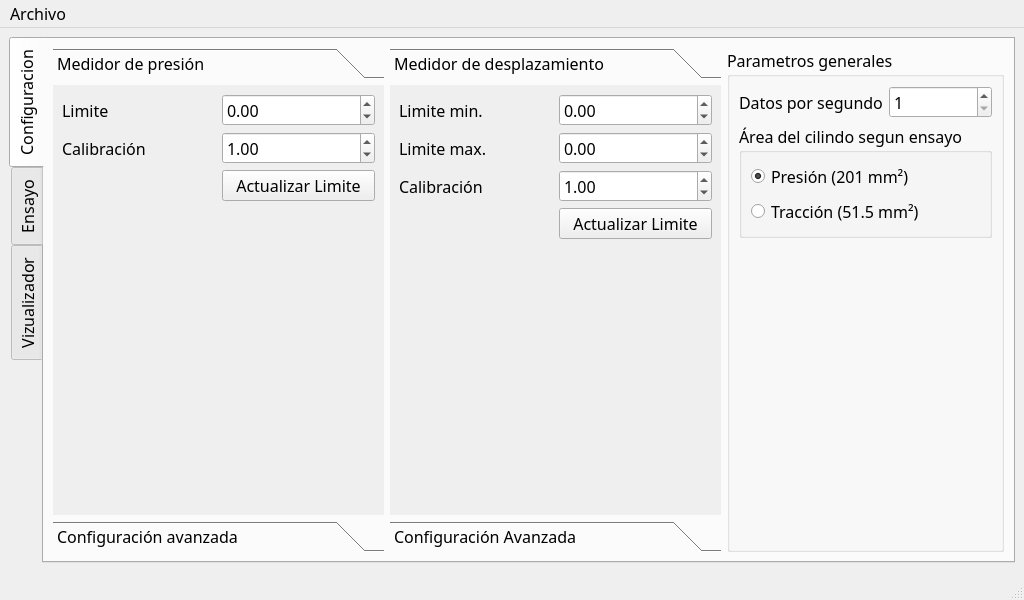
<?xml version="1.0" encoding="UTF-8"?>
<ui version="4.0">
 <class>jmc_prensa_daq</class>
 <widget class="QMainWindow" name="jmc_prensa_daq">
  <property name="geometry">
   <rect>
    <x>0</x>
    <y>0</y>
    <width>1024</width>
    <height>600</height>
   </rect>
  </property>
  <property name="minimumSize">
   <size>
    <width>1024</width>
    <height>600</height>
   </size>
  </property>
  <property name="maximumSize">
   <size>
    <width>1037</width>
    <height>650</height>
   </size>
  </property>
  <property name="font">
   <font>
    <family>Exo 2</family>
    <pointsize>12</pointsize>
    <weight>50</weight>
    <bold>false</bold>
   </font>
  </property>
  <property name="windowTitle">
   <string>JMC-PRENSA-DAQ</string>
  </property>
  <property name="windowIcon">
   <iconset>
    <normaloff>../gui/images/logo-symbol-64x64.png</normaloff>../gui/images/logo-symbol-64x64.png</iconset>
  </property>
  <widget class="QWidget" name="centralwidget">
   <layout class="QGridLayout" name="gridLayout">
    <item row="0" column="1">
     <widget class="QTabWidget" name="tabs">
      <property name="styleSheet">
       <string notr="true"/>
      </property>
      <property name="tabPosition">
       <enum>QTabWidget::West</enum>
      </property>
      <property name="currentIndex">
       <number>0</number>
      </property>
      <widget class="QWidget" name="tab_config">
       <property name="styleSheet">
        <string notr="true"/>
       </property>
       <attribute name="title">
        <string>Configuracion</string>
       </attribute>
       <layout class="QGridLayout" name="gridLayout_10">
        <item row="0" column="2">
         <widget class="QGroupBox" name="gb_parametros_generales">
          <property name="maximumSize">
           <size>
            <width>340</width>
            <height>16777215</height>
           </size>
          </property>
          <property name="title">
           <string>Parametros generales</string>
          </property>
          <layout class="QGridLayout" name="gridLayout_11">
           <item row="0" column="0">
            <widget class="QLabel" name="lb_dps">
             <property name="text">
              <string>Datos por segundo</string>
             </property>
            </widget>
           </item>
           <item row="3" column="1">
            <spacer name="verticalSpacer_7">
             <property name="orientation">
              <enum>Qt::Vertical</enum>
             </property>
             <property name="sizeHint" stdset="0">
              <size>
               <width>20</width>
               <height>40</height>
              </size>
             </property>
            </spacer>
           </item>
           <item row="0" column="1">
            <widget class="QSpinBox" name="sb_dps">
             <property name="minimum">
              <number>1</number>
             </property>
             <property name="maximum">
              <number>3</number>
             </property>
            </widget>
           </item>
           <item row="2" column="0" colspan="2">
            <widget class="QGroupBox" name="gb_cylinder_area">
             <property name="title">
              <string>Área del cilindo segun ensayo</string>
             </property>
             <layout class="QGridLayout" name="gridLayout_18">
              <item row="1" column="0">
               <widget class="QRadioButton" name="rb_cylinder_area_presion">
                <property name="text">
                 <string>Presión (201 mm²)</string>
                </property>
                <property name="checked">
                 <bool>true</bool>
                </property>
               </widget>
              </item>
              <item row="2" column="0">
               <widget class="QRadioButton" name="rb_cylinder_area_traxion">
                <property name="text">
                 <string>Tracción (51.5 mm²)</string>
                </property>
               </widget>
              </item>
             </layout>
            </widget>
           </item>
          </layout>
         </widget>
        </item>
        <item row="0" column="1">
         <widget class="QToolBox" name="tbox_displacement">
          <property name="minimumSize">
           <size>
            <width>0</width>
            <height>350</height>
           </size>
          </property>
          <widget class="QWidget" name="tbox_disp_basic_config">
           <property name="geometry">
            <rect>
             <x>0</x>
             <y>0</y>
             <width>351</width>
             <height>447</height>
            </rect>
           </property>
           <attribute name="label">
            <string>Medidor de desplazamiento</string>
           </attribute>
           <layout class="QGridLayout" name="gridLayout_7">
            <item row="2" column="0">
             <widget class="QLabel" name="lb_displacement_sw_calibration">
              <property name="text">
               <string>Calibración</string>
              </property>
             </widget>
            </item>
            <item row="0" column="1">
             <widget class="QDoubleSpinBox" name="dsb_d_n1540_spa1">
              <property name="minimum">
               <double>-2000.000000000000000</double>
              </property>
              <property name="maximum">
               <double>30000.000000000000000</double>
              </property>
             </widget>
            </item>
            <item row="1" column="0">
             <widget class="QLabel" name="lb_displacement_max_limit">
              <property name="text">
               <string>Limite max.</string>
              </property>
             </widget>
            </item>
            <item row="2" column="1">
             <widget class="QDoubleSpinBox" name="dsb_d_sw_cal_factor">
              <property name="minimum">
               <double>-100.000000000000000</double>
              </property>
              <property name="maximum">
               <double>100.000000000000000</double>
              </property>
              <property name="singleStep">
               <double>0.500000000000000</double>
              </property>
              <property name="value">
               <double>1.000000000000000</double>
              </property>
             </widget>
            </item>
            <item row="4" column="1">
             <spacer name="verticalSpacer_4">
              <property name="orientation">
               <enum>Qt::Vertical</enum>
              </property>
              <property name="sizeHint" stdset="0">
               <size>
                <width>20</width>
                <height>40</height>
               </size>
              </property>
             </spacer>
            </item>
            <item row="1" column="1">
             <widget class="QDoubleSpinBox" name="dsb_d_n1540_spa2">
              <property name="minimum">
               <double>-2000.000000000000000</double>
              </property>
              <property name="maximum">
               <double>30000.000000000000000</double>
              </property>
             </widget>
            </item>
            <item row="0" column="0">
             <widget class="QLabel" name="lb_displacement_min_limit">
              <property name="text">
               <string>Limite min.</string>
              </property>
             </widget>
            </item>
            <item row="3" column="1">
             <widget class="QPushButton" name="pb_update_d_spa">
              <property name="text">
               <string>Actualizar Limite</string>
              </property>
             </widget>
            </item>
           </layout>
          </widget>
          <widget class="QWidget" name="tbox_disp_advance_config">
           <property name="geometry">
            <rect>
             <x>0</x>
             <y>0</y>
             <width>351</width>
             <height>447</height>
            </rect>
           </property>
           <attribute name="label">
            <string>Configuración Avanzada</string>
           </attribute>
           <layout class="QGridLayout" name="gridLayout_9">
            <item row="1" column="0">
             <widget class="QLabel" name="lb_displacement_n1540_type">
              <property name="text">
               <string>Type</string>
              </property>
             </widget>
            </item>
            <item row="0" column="0" colspan="2">
             <widget class="QLabel" name="lb_displacement_sn1540">
              <property name="text">
               <string>Serial N1540</string>
              </property>
             </widget>
            </item>
            <item row="8" column="0" colspan="4">
             <spacer name="verticalSpacer_5">
              <property name="orientation">
               <enum>Qt::Vertical</enum>
              </property>
              <property name="sizeHint" stdset="0">
               <size>
                <width>20</width>
                <height>40</height>
               </size>
              </property>
             </spacer>
            </item>
            <item row="7" column="0" colspan="5">
             <widget class="QPushButton" name="pb_displacement_calibration">
              <property name="minimumSize">
               <size>
                <width>0</width>
                <height>50</height>
               </size>
              </property>
              <property name="text">
               <string>Calibrar</string>
              </property>
             </widget>
            </item>
            <item row="0" column="2">
             <widget class="QComboBox" name="cbx_d_sn1540">
              <property name="enabled">
               <bool>false</bool>
              </property>
              <property name="minimumSize">
               <size>
                <width>190</width>
                <height>0</height>
               </size>
              </property>
             </widget>
            </item>
            <item row="1" column="2">
             <widget class="QComboBox" name="cbx_d_n1540_type"/>
            </item>
            <item row="2" column="0" colspan="2">
             <widget class="QLabel" name="lb_d_n1540_filter">
              <property name="text">
               <string>Filtro</string>
              </property>
             </widget>
            </item>
            <item row="3" column="0" colspan="2">
             <widget class="QLabel" name="lb_d_n1540_dppo">
              <property name="text">
               <string>Posición decimal</string>
              </property>
             </widget>
            </item>
            <item row="4" column="0" colspan="2">
             <widget class="QLabel" name="lb_d_n1540_offset">
              <property name="text">
               <string>Offset</string>
              </property>
             </widget>
            </item>
            <item row="5" column="0" colspan="2">
             <widget class="QLabel" name="lb_d_n1540_lnll">
              <property name="text">
               <string>Input Low Limit</string>
              </property>
             </widget>
            </item>
            <item row="6" column="0" colspan="2">
             <widget class="QLabel" name="lb_d_n1540_lnxll">
              <property name="text">
               <string>Input High Limit</string>
              </property>
             </widget>
            </item>
            <item row="2" column="2">
             <widget class="QSpinBox" name="sb_d_n1540_filter">
              <property name="maximum">
               <number>20</number>
              </property>
              <property name="value">
               <number>5</number>
              </property>
             </widget>
            </item>
            <item row="3" column="2">
             <widget class="QComboBox" name="cbx_d_n1540_dppo"/>
            </item>
            <item row="4" column="2">
             <widget class="QDoubleSpinBox" name="dsb_d_n1540_offs"/>
            </item>
            <item row="5" column="2">
             <widget class="QDoubleSpinBox" name="dsb_d_n1540_inll">
              <property name="minimum">
               <double>-2000.000000000000000</double>
              </property>
              <property name="maximum">
               <double>30000.000000000000000</double>
              </property>
              <property name="value">
               <double>-2000.000000000000000</double>
              </property>
             </widget>
            </item>
            <item row="6" column="2">
             <widget class="QDoubleSpinBox" name="dsb_d_n1540_inxl">
              <property name="minimum">
               <double>-2000.000000000000000</double>
              </property>
              <property name="maximum">
               <double>30000.000000000000000</double>
              </property>
              <property name="value">
               <double>30000.000000000000000</double>
              </property>
             </widget>
            </item>
           </layout>
          </widget>
         </widget>
        </item>
        <item row="0" column="0">
         <widget class="QToolBox" name="tbox_presure">
          <property name="minimumSize">
           <size>
            <width>0</width>
            <height>350</height>
           </size>
          </property>
          <property name="frameShape">
           <enum>QFrame::NoFrame</enum>
          </property>
          <property name="frameShadow">
           <enum>QFrame::Plain</enum>
          </property>
          <widget class="QWidget" name="tbox_presure_basic_config">
           <property name="geometry">
            <rect>
             <x>0</x>
             <y>0</y>
             <width>351</width>
             <height>447</height>
            </rect>
           </property>
           <attribute name="label">
            <string>Medidor de presión</string>
           </attribute>
           <layout class="QGridLayout" name="gridLayout_8">
            <item row="1" column="0">
             <widget class="QLabel" name="lb_presure_sw_calibration">
              <property name="text">
               <string>Calibración</string>
              </property>
             </widget>
            </item>
            <item row="0" column="0">
             <widget class="QLabel" name="lb_presure_limit">
              <property name="text">
               <string>Limite</string>
              </property>
             </widget>
            </item>
            <item row="3" column="1">
             <spacer name="verticalSpacer_3">
              <property name="orientation">
               <enum>Qt::Vertical</enum>
              </property>
              <property name="sizeHint" stdset="0">
               <size>
                <width>20</width>
                <height>40</height>
               </size>
              </property>
             </spacer>
            </item>
            <item row="0" column="1">
             <widget class="QDoubleSpinBox" name="dsb_p_n1540_spa1">
              <property name="minimum">
               <double>-2000.000000000000000</double>
              </property>
              <property name="maximum">
               <double>30000.000000000000000</double>
              </property>
             </widget>
            </item>
            <item row="1" column="1">
             <widget class="QDoubleSpinBox" name="dsb_p_sw_cal_factor">
              <property name="minimum">
               <double>-100.000000000000000</double>
              </property>
              <property name="maximum">
               <double>100.000000000000000</double>
              </property>
              <property name="singleStep">
               <double>0.500000000000000</double>
              </property>
              <property name="value">
               <double>1.000000000000000</double>
              </property>
             </widget>
            </item>
            <item row="2" column="1">
             <widget class="QPushButton" name="pb_update_p_spa">
              <property name="text">
               <string>Actualizar Limite</string>
              </property>
             </widget>
            </item>
           </layout>
          </widget>
          <widget class="QWidget" name="tbox_presure_advance_config">
           <property name="geometry">
            <rect>
             <x>0</x>
             <y>0</y>
             <width>351</width>
             <height>447</height>
            </rect>
           </property>
           <attribute name="label">
            <string>Configuración avanzada</string>
           </attribute>
           <layout class="QGridLayout" name="gridLayout_3">
            <item row="6" column="2">
             <widget class="QDoubleSpinBox" name="dsb_p_n1540_offset"/>
            </item>
            <item row="8" column="0" colspan="2">
             <widget class="QLabel" name="lb_p_n1540_lnxl">
              <property name="text">
               <string>Input High Limit</string>
              </property>
             </widget>
            </item>
            <item row="5" column="0" colspan="2">
             <widget class="QLabel" name="lb_p_n1540_dppo">
              <property name="text">
               <string>Posición decimal</string>
              </property>
             </widget>
            </item>
            <item row="7" column="0" colspan="2">
             <widget class="QLabel" name="lb_p_n1540_lnll">
              <property name="text">
               <string>Input Low Limit</string>
              </property>
             </widget>
            </item>
            <item row="10" column="0" colspan="3">
             <spacer name="verticalSpacer_2">
              <property name="orientation">
               <enum>Qt::Vertical</enum>
              </property>
              <property name="sizeHint" stdset="0">
               <size>
                <width>20</width>
                <height>40</height>
               </size>
              </property>
             </spacer>
            </item>
            <item row="5" column="2">
             <widget class="QComboBox" name="cbx_p_n1540_dppo"/>
            </item>
            <item row="8" column="2">
             <widget class="QDoubleSpinBox" name="dsb_p_n1540_inxl">
              <property name="minimum">
               <double>-2000.000000000000000</double>
              </property>
              <property name="maximum">
               <double>30000.000000000000000</double>
              </property>
              <property name="value">
               <double>30000.000000000000000</double>
              </property>
             </widget>
            </item>
            <item row="3" column="0">
             <widget class="QLabel" name="lb_presure_n1540_type">
              <property name="text">
               <string>Type</string>
              </property>
             </widget>
            </item>
            <item row="4" column="0" colspan="2">
             <widget class="QLabel" name="lb_p_n1540_filter">
              <property name="text">
               <string>Filtro</string>
              </property>
             </widget>
            </item>
            <item row="9" column="0" colspan="5">
             <widget class="QPushButton" name="pb_presure_calibration">
              <property name="minimumSize">
               <size>
                <width>0</width>
                <height>50</height>
               </size>
              </property>
              <property name="text">
               <string>Calibrar</string>
              </property>
             </widget>
            </item>
            <item row="7" column="2">
             <widget class="QDoubleSpinBox" name="dsb_p_n1540_inll">
              <property name="minimum">
               <double>-2000.000000000000000</double>
              </property>
              <property name="maximum">
               <double>30000.000000000000000</double>
              </property>
              <property name="value">
               <double>-2000.000000000000000</double>
              </property>
             </widget>
            </item>
            <item row="4" column="2">
             <widget class="QSpinBox" name="sb_p_n1540_filter">
              <property name="maximum">
               <number>20</number>
              </property>
              <property name="value">
               <number>5</number>
              </property>
             </widget>
            </item>
            <item row="6" column="0" colspan="2">
             <widget class="QLabel" name="lb_p_n1540_offset">
              <property name="text">
               <string>Offset</string>
              </property>
             </widget>
            </item>
            <item row="3" column="2">
             <widget class="QComboBox" name="cbx_p_n1540_type"/>
            </item>
            <item row="2" column="2">
             <widget class="QComboBox" name="cbx_p_sn1540">
              <property name="enabled">
               <bool>false</bool>
              </property>
              <property name="minimumSize">
               <size>
                <width>190</width>
                <height>0</height>
               </size>
              </property>
             </widget>
            </item>
            <item row="2" column="0">
             <widget class="QLabel" name="lb_presure_sn1540">
              <property name="text">
               <string>Serial N1540</string>
              </property>
             </widget>
            </item>
           </layout>
          </widget>
         </widget>
        </item>
       </layout>
      </widget>
      <widget class="QWidget" name="tab_test">
       <attribute name="title">
        <string>Ensayo</string>
       </attribute>
       <layout class="QGridLayout" name="gridLayout_21">
        <item row="0" column="0" rowspan="2">
         <widget class="QToolBox" name="tbox_test">
          <property name="minimumSize">
           <size>
            <width>300</width>
            <height>0</height>
           </size>
          </property>
          <property name="maximumSize">
           <size>
            <width>300</width>
            <height>16777215</height>
           </size>
          </property>
          <property name="currentIndex">
           <number>0</number>
          </property>
          <widget class="QWidget" name="tbox_test_data">
           <property name="geometry">
            <rect>
             <x>0</x>
             <y>0</y>
             <width>300</width>
             <height>447</height>
            </rect>
           </property>
           <attribute name="label">
            <string>Datos de trabajo</string>
           </attribute>
           <layout class="QGridLayout" name="gridLayout_16">
            <item row="9" column="0" colspan="3">
             <widget class="QPushButton" name="pb_start_stop">
              <property name="minimumSize">
               <size>
                <width>0</width>
                <height>100</height>
               </size>
              </property>
              <property name="text">
               <string>Iniciar Ensayo</string>
              </property>
             </widget>
            </item>
            <item row="6" column="2">
             <widget class="QLCDNumber" name="lcd_zero_displacement">
              <property name="minimumSize">
               <size>
                <width>100</width>
                <height>30</height>
               </size>
              </property>
              <property name="smallDecimalPoint">
               <bool>true</bool>
              </property>
             </widget>
            </item>
            <item row="2" column="0">
             <spacer name="verticalSpacer">
              <property name="orientation">
               <enum>Qt::Vertical</enum>
              </property>
              <property name="sizeHint" stdset="0">
               <size>
                <width>20</width>
                <height>40</height>
               </size>
              </property>
             </spacer>
            </item>
            <item row="6" column="0" colspan="2">
             <widget class="QLabel" name="lb_zero_displacement">
              <property name="text">
               <string>Zero (mm)</string>
              </property>
             </widget>
            </item>
            <item row="8" column="0" colspan="3">
             <widget class="QPushButton" name="pb_zero_displacement">
              <property name="minimumSize">
               <size>
                <width>0</width>
                <height>50</height>
               </size>
              </property>
              <property name="text">
               <string>Zero Desplazamiento</string>
              </property>
             </widget>
            </item>
            <item row="0" column="0">
             <widget class="QLabel" name="lb_sample_code">
              <property name="text">
               <string>Cod. Muestra</string>
              </property>
             </widget>
            </item>
            <item row="4" column="2">
             <widget class="QLCDNumber" name="lcd_min_displacement">
              <property name="minimumSize">
               <size>
                <width>0</width>
                <height>30</height>
               </size>
              </property>
              <property name="smallDecimalPoint">
               <bool>true</bool>
              </property>
             </widget>
            </item>
            <item row="4" column="0">
             <widget class="QLabel" name="lb_test_min_displacement">
              <property name="text">
               <string>Desplazamiento min.</string>
              </property>
             </widget>
            </item>
            <item row="5" column="0">
             <widget class="QLabel" name="lb_test_max_displacement">
              <property name="text">
               <string>Desplazamiento max.</string>
              </property>
             </widget>
            </item>
            <item row="5" column="2">
             <widget class="QLCDNumber" name="lcd_max_displacement">
              <property name="minimumSize">
               <size>
                <width>0</width>
                <height>30</height>
               </size>
              </property>
              <property name="smallDecimalPoint">
               <bool>true</bool>
              </property>
             </widget>
            </item>
            <item row="3" column="0">
             <widget class="QLabel" name="lb_test_max_presure">
              <property name="text">
               <string>Presion max.</string>
              </property>
             </widget>
            </item>
            <item row="3" column="2">
             <widget class="QLCDNumber" name="lcd_max_presure">
              <property name="minimumSize">
               <size>
                <width>0</width>
                <height>30</height>
               </size>
              </property>
              <property name="smallDecimalPoint">
               <bool>true</bool>
              </property>
              <property name="numDigits">
               <number>5</number>
              </property>
              <property name="digitCount">
               <number>5</number>
              </property>
              <property name="value" stdset="0">
               <double>0.000000000000000</double>
              </property>
              <property name="intValue" stdset="0">
               <number>0</number>
              </property>
             </widget>
            </item>
            <item row="0" column="1" colspan="2">
             <widget class="QLineEdit" name="le_sample_code"/>
            </item>
            <item row="1" column="2">
             <widget class="QDoubleSpinBox" name="dsb_work_area">
              <property name="minimum">
               <double>1.000000000000000</double>
              </property>
              <property name="value">
               <double>10.000000000000000</double>
              </property>
             </widget>
            </item>
            <item row="1" column="0" colspan="2">
             <widget class="QLabel" name="lb_work_area">
              <property name="text">
               <string>&lt;html&gt;&lt;head/&gt;&lt;body&gt;&lt;p&gt;Área de trabajo (mm&lt;span style=&quot; vertical-align:super;&quot;&gt;2&lt;/span&gt;)&lt;/p&gt;&lt;/body&gt;&lt;/html&gt;</string>
              </property>
             </widget>
            </item>
           </layout>
          </widget>
          <widget class="QWidget" name="tbox_obs">
           <property name="geometry">
            <rect>
             <x>0</x>
             <y>0</y>
             <width>96</width>
             <height>86</height>
            </rect>
           </property>
           <attribute name="label">
            <string>Observaciones</string>
           </attribute>
           <layout class="QGridLayout" name="gridLayout_2">
            <item row="0" column="0">
             <widget class="QPlainTextEdit" name="pte_observations"/>
            </item>
           </layout>
          </widget>
         </widget>
        </item>
        <item row="0" column="1" rowspan="2">
         <widget class="QGroupBox" name="groupBox_2">
          <property name="maximumSize">
           <size>
            <width>200</width>
            <height>16777215</height>
           </size>
          </property>
          <property name="title">
           <string>Indicadores</string>
          </property>
          <layout class="QGridLayout" name="gridLayout_20">
           <item row="4" column="0">
            <widget class="QGroupBox" name="gb_displacement_vel">
             <property name="maximumSize">
              <size>
               <width>175</width>
               <height>90</height>
              </size>
             </property>
             <property name="font">
              <font>
               <family>Exo 2</family>
               <pointsize>12</pointsize>
              </font>
             </property>
             <property name="styleSheet">
              <string notr="true">background-color: rgb(85, 255, 127);
color: rgb(0, 0, 0);</string>
             </property>
             <property name="title">
              <string>Velocidad mm/s</string>
             </property>
             <layout class="QGridLayout" name="gridLayout_4">
              <item row="0" column="0">
               <widget class="QLCDNumber" name="lcd_displacement_vel">
                <property name="minimumSize">
                 <size>
                  <width>0</width>
                  <height>50</height>
                 </size>
                </property>
                <property name="maximumSize">
                 <size>
                  <width>16777215</width>
                  <height>50</height>
                 </size>
                </property>
                <property name="smallDecimalPoint">
                 <bool>true</bool>
                </property>
                <property name="segmentStyle">
                 <enum>QLCDNumber::Flat</enum>
                </property>
               </widget>
              </item>
             </layout>
            </widget>
           </item>
           <item row="0" column="0">
            <widget class="QGroupBox" name="gb_force">
             <property name="minimumSize">
              <size>
               <width>0</width>
               <height>0</height>
              </size>
             </property>
             <property name="maximumSize">
              <size>
               <width>175</width>
               <height>120</height>
              </size>
             </property>
             <property name="font">
              <font>
               <family>Exo 2</family>
               <pointsize>12</pointsize>
              </font>
             </property>
             <property name="styleSheet">
              <string notr="true">background-color: rgb(255, 255, 127);
color: rgb(0, 0, 0);</string>
             </property>
             <property name="title">
              <string>Fuerza (Tn | kN)</string>
             </property>
             <layout class="QGridLayout" name="gridLayout_19">
              <item row="1" column="0" colspan="2">
               <widget class="QLCDNumber" name="lcd_force">
                <property name="minimumSize">
                 <size>
                  <width>0</width>
                  <height>50</height>
                 </size>
                </property>
                <property name="maximumSize">
                 <size>
                  <width>16777215</width>
                  <height>50</height>
                 </size>
                </property>
                <property name="smallDecimalPoint">
                 <bool>true</bool>
                </property>
                <property name="segmentStyle">
                 <enum>QLCDNumber::Flat</enum>
                </property>
               </widget>
              </item>
              <item row="0" column="1">
               <widget class="QRadioButton" name="rb_presure_units_kn">
                <property name="maximumSize">
                 <size>
                  <width>80</width>
                  <height>20</height>
                 </size>
                </property>
                <property name="font">
                 <font>
                  <family>Exo 2</family>
                 </font>
                </property>
                <property name="text">
                 <string>kN</string>
                </property>
               </widget>
              </item>
              <item row="0" column="0">
               <widget class="QRadioButton" name="rb_presure_units_tn">
                <property name="minimumSize">
                 <size>
                  <width>0</width>
                  <height>10</height>
                 </size>
                </property>
                <property name="maximumSize">
                 <size>
                  <width>80</width>
                  <height>20</height>
                 </size>
                </property>
                <property name="font">
                 <font>
                  <family>Exo 2</family>
                 </font>
                </property>
                <property name="text">
                 <string>Tn</string>
                </property>
                <property name="checked">
                 <bool>true</bool>
                </property>
               </widget>
              </item>
             </layout>
            </widget>
           </item>
           <item row="2" column="0">
            <widget class="QGroupBox" name="gb_sample_presure">
             <property name="maximumSize">
              <size>
               <width>175</width>
               <height>90</height>
              </size>
             </property>
             <property name="font">
              <font>
               <family>Exo 2</family>
               <pointsize>10</pointsize>
               <weight>50</weight>
               <bold>false</bold>
              </font>
             </property>
             <property name="styleSheet">
              <string notr="true">background-color: rgb(85, 170, 255);
color: rgb(0, 0, 0);</string>
             </property>
             <property name="title">
              <string>Presión muestra (MPa)</string>
             </property>
             <layout class="QGridLayout" name="gridLayout_6">
              <item row="0" column="0">
               <widget class="QLCDNumber" name="lcd_sample_presure">
                <property name="minimumSize">
                 <size>
                  <width>0</width>
                  <height>50</height>
                 </size>
                </property>
                <property name="maximumSize">
                 <size>
                  <width>16777215</width>
                  <height>50</height>
                 </size>
                </property>
                <property name="smallDecimalPoint">
                 <bool>true</bool>
                </property>
                <property name="segmentStyle">
                 <enum>QLCDNumber::Flat</enum>
                </property>
               </widget>
              </item>
             </layout>
            </widget>
           </item>
           <item row="1" column="0">
            <widget class="QGroupBox" name="gb_presure">
             <property name="minimumSize">
              <size>
               <width>0</width>
               <height>90</height>
              </size>
             </property>
             <property name="maximumSize">
              <size>
               <width>175</width>
               <height>90</height>
              </size>
             </property>
             <property name="font">
              <font>
               <family>Exo 2</family>
               <pointsize>12</pointsize>
              </font>
             </property>
             <property name="styleSheet">
              <string notr="true">background-color: rgb(255, 170, 127);
color: rgb(0, 0, 0);</string>
             </property>
             <property name="title">
              <string>Presión (kgf/cm²)</string>
             </property>
             <layout class="QGridLayout" name="gridLayout_5">
              <item row="1" column="0" colspan="3">
               <widget class="QLCDNumber" name="lcd_presure">
                <property name="minimumSize">
                 <size>
                  <width>0</width>
                  <height>50</height>
                 </size>
                </property>
                <property name="maximumSize">
                 <size>
                  <width>16777215</width>
                  <height>50</height>
                 </size>
                </property>
                <property name="smallDecimalPoint">
                 <bool>true</bool>
                </property>
                <property name="segmentStyle">
                 <enum>QLCDNumber::Flat</enum>
                </property>
               </widget>
              </item>
             </layout>
            </widget>
           </item>
           <item row="3" column="0">
            <spacer name="verticalSpacer_8">
             <property name="orientation">
              <enum>Qt::Vertical</enum>
             </property>
             <property name="sizeHint" stdset="0">
              <size>
               <width>20</width>
               <height>40</height>
              </size>
             </property>
            </spacer>
           </item>
          </layout>
         </widget>
        </item>
        <item row="0" column="2">
         <widget class="QGroupBox" name="gb_plot_presure">
          <property name="minimumSize">
           <size>
            <width>500</width>
            <height>250</height>
           </size>
          </property>
          <property name="maximumSize">
           <size>
            <width>16777215</width>
            <height>16777215</height>
           </size>
          </property>
          <property name="title">
           <string>Fuerza / Desplazamiento</string>
          </property>
         </widget>
        </item>
        <item row="1" column="2">
         <widget class="QGroupBox" name="gb_plot_displacement">
          <property name="minimumSize">
           <size>
            <width>500</width>
            <height>250</height>
           </size>
          </property>
          <property name="maximumSize">
           <size>
            <width>16777215</width>
            <height>16777215</height>
           </size>
          </property>
          <property name="title">
           <string>Desplazamiento / Tiempo</string>
          </property>
         </widget>
        </item>
       </layout>
      </widget>
      <widget class="QWidget" name="tab_file_explorer">
       <attribute name="title">
        <string>Vizualizador</string>
       </attribute>
       <layout class="QGridLayout" name="gridLayout_13">
        <item row="0" column="1">
         <widget class="QGroupBox" name="fe_presure_plot">
          <property name="sizePolicy">
           <sizepolicy hsizetype="Preferred" vsizetype="Preferred">
            <horstretch>0</horstretch>
            <verstretch>0</verstretch>
           </sizepolicy>
          </property>
          <property name="minimumSize">
           <size>
            <width>711</width>
            <height>257</height>
           </size>
          </property>
          <property name="title">
           <string>Fuerza / Desplazamiento</string>
          </property>
          <layout class="QGridLayout" name="gridLayout_14"/>
         </widget>
        </item>
        <item row="1" column="1">
         <widget class="QGroupBox" name="fe_displacement_plot">
          <property name="sizePolicy">
           <sizepolicy hsizetype="Preferred" vsizetype="Preferred">
            <horstretch>0</horstretch>
            <verstretch>0</verstretch>
           </sizepolicy>
          </property>
          <property name="minimumSize">
           <size>
            <width>711</width>
            <height>250</height>
           </size>
          </property>
          <property name="title">
           <string>Dezplazamiento / Tiempo</string>
          </property>
          <layout class="QGridLayout" name="gridLayout_15"/>
         </widget>
        </item>
        <item row="0" column="0" rowspan="2">
         <widget class="QGroupBox" name="tbox_vizualizer_controls">
          <property name="minimumSize">
           <size>
            <width>0</width>
            <height>0</height>
           </size>
          </property>
          <property name="maximumSize">
           <size>
            <width>250</width>
            <height>16777215</height>
           </size>
          </property>
          <layout class="QGridLayout" name="gridLayout_17">
           <item row="1" column="0">
            <widget class="QListWidget" name="lw_test_list"/>
           </item>
           <item row="0" column="0">
            <widget class="QGroupBox" name="gb_project_dir">
             <property name="maximumSize">
              <size>
               <width>250</width>
               <height>100</height>
              </size>
             </property>
             <property name="title">
              <string>Directorio de trabajo</string>
             </property>
             <layout class="QGridLayout" name="gridLayout_12">
              <item row="0" column="0">
               <widget class="QLineEdit" name="le_project_dir"/>
              </item>
              <item row="0" column="1">
               <widget class="QToolButton" name="tlb_open_project_dir">
                <property name="text">
                 <string>...</string>
                </property>
               </widget>
              </item>
             </layout>
            </widget>
           </item>
          </layout>
         </widget>
        </item>
       </layout>
      </widget>
     </widget>
    </item>
   </layout>
  </widget>
  <widget class="QMenuBar" name="menubar">
   <property name="geometry">
    <rect>
     <x>0</x>
     <y>0</y>
     <width>1024</width>
     <height>31</height>
    </rect>
   </property>
   <widget class="QMenu" name="menuArchivo">
    <property name="title">
     <string>Archivo</string>
    </property>
    <addaction name="actionSalir"/>
   </widget>
   <addaction name="menuArchivo"/>
  </widget>
  <widget class="QStatusBar" name="statusbar"/>
  <action name="actionSalir">
   <property name="text">
    <string>Salir</string>
   </property>
  </action>
 </widget>
 <resources/>
 <connections/>
</ui>
